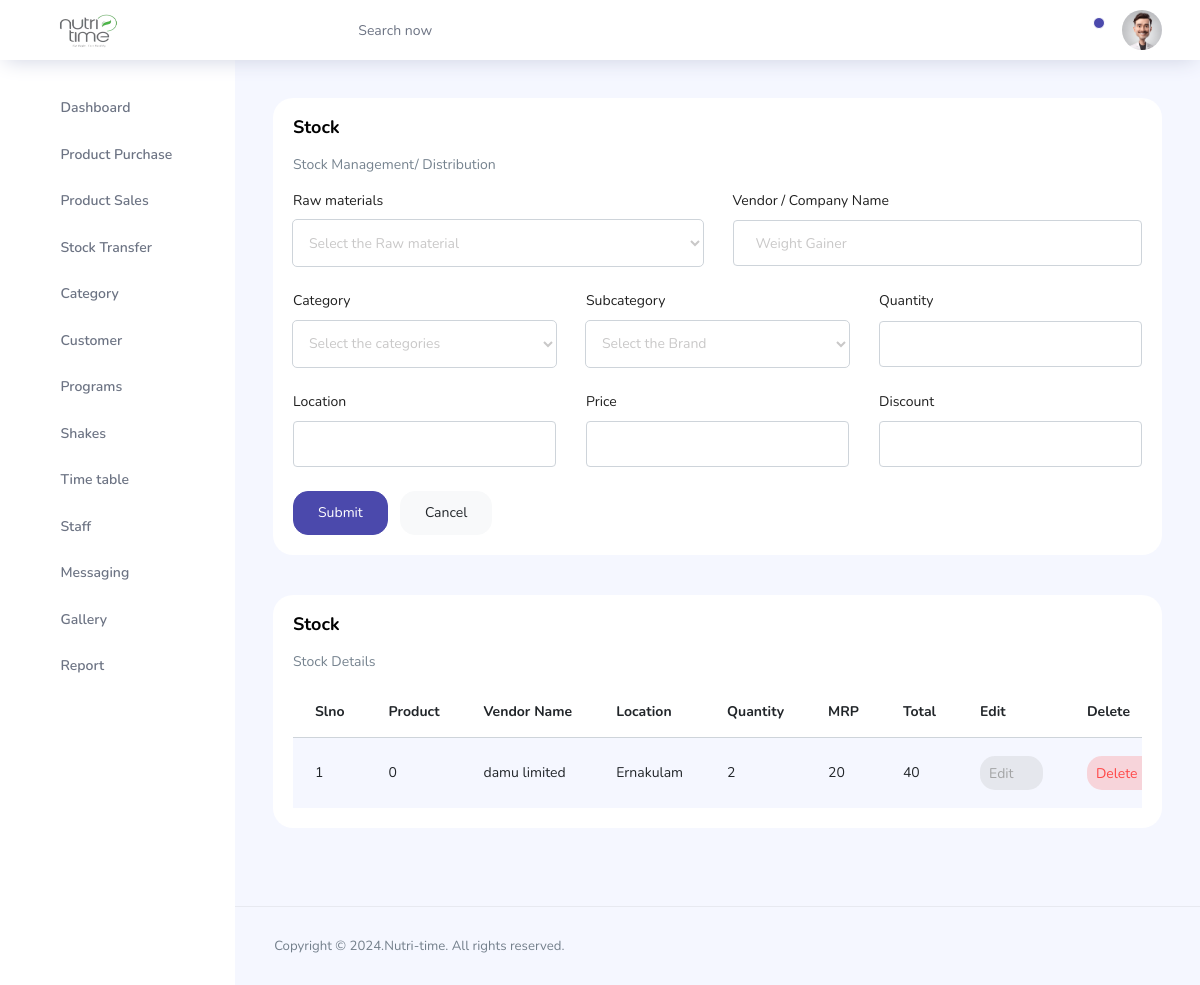
Screenshot of /Admin/pages/admin-category.php (signed in) with the database file from the repository.
### tables this page shows
CREATE TABLE `stock` (
  `stock_id` int(11) NOT NULL,
  `stock_place` varchar(50) NOT NULL,
  `product_id` int(11) NOT NULL,
  `stock_name` int(100) NOT NULL,
  `stock_quantity` int(10) NOT NULL,
  `stock_comname` varchar(100) NOT NULL,
  `stock_price` int(50) NOT NULL,
  `stock_gst` int(50) NOT NULL,
  `stock_total` int(50) NOT NULL,
  `stock_date` date NOT NULL DEFAULT current_timestamp()
);

### Admin/pages/admin-category.php (the view, shortened to what this page needs)
<?php
 include './connect.php';
?>
<!DOCTYPE html>
<html lang="en">
<head>
  <link rel="stylesheet" href="../vendors/feather/feather.css">
  <link rel="stylesheet" href="../vendors/ti-icons/css/themify-icons.css">
  <link rel="stylesheet" href="../vendors/css/vendor.bundle.base.css">
  <link rel="stylesheet" href="../vendors/select2/select2.min.css">
  <link rel="stylesheet" href="../vendors/select2-bootstrap-theme/select2-bootstrap.min.css">
  <link rel="stylesheet" href="../css/vertical-layout-light/style.css">
</head>
<body>
  <div class="container-scroller">
    <?php
  include './topbar.php';
?>
    <div class="main-panel">
      <div class="content-wrapper">
        <div class="row">
          <div class="col-12 grid-margin stretch-card">
            <div class="card">
              <div class="card-body">
                <h1 class="card-title">Stock</h1>
                <p class="card-description">Stock Management/ Distribution</p>
                <form method="post" class="forms-sample" enctype="multipart/form-data">
                  <div class="row">
                    <div class="col-lg-6 col-md col-sm col-12">
                      <div class="form-group">
                        <label>Raw materials</label>
                        <select class="form-control" name="stomaterial" id="stomaterial" onchange="updatePrice()">
                            <option selected>Select the Raw material</option>
                            </select>
                      </div>
                    </div>
                    <div class="col-lg-6 col-md col-sm col-12">
                      <div class="form-group">
                        <label>Vendor / Company Name</label>
                        <input type="text" class="form-control" placeholder="Weight Gainer" name="stocomname" value="<?php echo $stocom1; ?>" required>
                      </div>
                    </div>
                  </div>
                  <div class="row">
                  <div class="col">
                      <div class="form-group">
                        <label for="exampleSelectGender">Category</label>
                        <select class="form-control" name="procat" onchange="getcat();" id="catid" required>
                        <option selected>Select the categories</option>
              </select>
                      </div>
                    </div>
                    <div class="col">
                      <div class="form-group">
                        <label for="exampleSelectGender">Subcategory</label>
                        <select class="form-control" name="subcat"   id="sub" required>
                        <option selected>Select the Brand</option>
              </select>
                      </div>
                    </div>
                    <div class="col">
                    <div class="form-group">
                        <label>Quantity</label>
                        <input type="text" class="form-control" name="stoqua" value="<?php echo $stoqua1; ?>" required>
                      </div>
                    </div>
                  </div>
                  <div class="row">
                  <div class="col">
                    <div class="form-group">
                        <label>Location</label>
                        <input type="text" class="form-control" name="stoloc" value="<?php echo $stoloct1; ?>" required>
                      </div>
                    </div>
                    <div class="col">
                      <div class="form-group">
                        <label>Price</label>
                        <input type="number" class="form-control" name="stopri" id="stopri" required>
                      </div>
                    </div>
                    <div class="col">
                      <div class="form-group">
                        <label>Discount</label>
                        <input type="number" class="form-control" name="stogst" value="<?php echo $stogst1; ?>"
                          required>
                      </div>
                    </div>
                  </div>
                  <button type="submit" class="btn btn-primary mr-2" name="submitsto">Submit</button>
                  <button class="btn btn-light">Cancel</button>
                </form>
              </div>
            </div>
          </div>
        </div>
        <div class="row ">
          <div class="col-lg-12 grid-margin stretch-card">
            <div class="card">
              <div class="card-body">
                <h4 class="card-title">Stock</h4>
                <div class="row">
                  <div class="col-md-9">
                    <p class="card-description">Stock Details</p>
                  </div>
                </div>
                <div class="table-responsive">
                  <table class="table table-striped">
                    <thead>
                      <tr>
                        <th>Slno</th>
                        <th>Product</th>
                        <th>Vendor Name</th>
                        <th>Location</th>
                        <th>Quantity</th>
                        <th>MRP</th>
                        <th>Total</th>
                        <th>Edit</th>
                        <th>Delete</th>
                      </tr>
                    </thead>
                    <?php
$sql=mysqli_query($conn,"SELECT * FROM stock ORDER BY stock_id ");
$serialNo = 1;
while($row=mysqli_fetch_assoc($sql))
{
    $stock_id=$row['stock_id'];
    $stock_place=$row['stock_place'];
    $stock_name=$row['stock_name'];
    $stock_quan=$row['stock_quantity'];
    $stock_comname=$row['stock_comname'];
    $stock_pri=$row['stock_price'];
    $stock_total=$row['stock_total'];
?>
                    <tbody>
                      <tr>
                        <td class="py-1"><?php echo $serialNo++; ?></td>
                        <td class="py-1"><?php echo $stock_name; ?></td>
                        <td><?php echo $stock_comname; ?></td>
                        <td><?php echo $stock_place; ?></td>
                        <td><?php echo $stock_quan; ?></td>
                        <td><?php echo $stock_pri; ?></td>
                        <td><?php echo $stock_total; ?></td>
                        <td>
                          <a href="admin-stock.php?stoid=<?php echo $stock_id; ?>"
                            class="btn btn-inverse-secondary btn-icon-text p-2">Edit<i
                              class="ti-pencil-alt btn-icon-append"></i>
                          </a>
                        </td>
                        <td>
                          <a href="admin-stock.php?stod_id=<?php echo $stock_id; ?>"
                            class="btn btn-inverse-danger btn-icon-text p-2">Delete<i
                              class="ti-trash btn-icon-prepend"></i>
                          </a>
                        </td>
                      </tr>
                    </tbody>
                    <?php
}
?>
                  </table>
                </div>
              </div>
            </div>
          </div>
        </div>
      </div>
      <footer class="footer">
        <div class="d-sm-flex justify-content-center justify-content-sm-between">
          <span class="text-muted text-center text-sm-left d-block d-sm-inline-block">Copyright © 2024.Nutri-time. All
            rights reserved.</span>
        </div>
      </footer>
    </div>
  </div>
  </div>
</body>
</html>

### rows the page displays
stock: stock_name "0", stock_comname "damu limited", stock_place "Ernakulam", stock_quantity "2", stock_price "20", stock_total "40"
